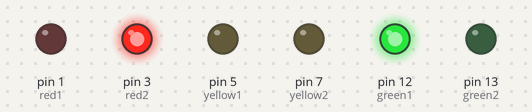
The sketch below on a simulated Arduino Uno, built with avr-gcc and run on an emulated ATmega328P. Shown: output pins drawn as LEDs (lit = HIGH).

Above: at 3.5 s.
At 9.5 s:
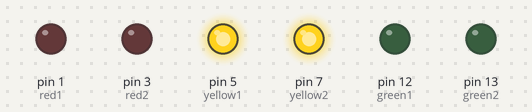
At 14.5 s:
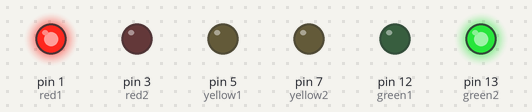
Timing chart, 0 to 22.1 s (numbered marks = the images above):
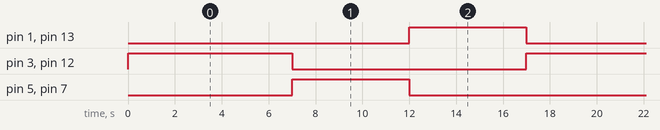

Measured:
- by itself, pin 1 (red1), pin 5 (yellow1), pin 7 (yellow2), pin 13 (green2): alternates HIGH for 5.0 s and LOW for 12.0 s
- by itself, pin 3 (red2), pin 12 (green1): alternates HIGH for 7.0 s and LOW for 10.0 s
- by itself, everything shown: repeats every 17.0 s, in 3 steps

The sketch:

waceke_trial1.ino
```cpp
// C++ code
//
int green1=12;
int green2=13;
int yellow1=5;
int yellow2=7;
int red1=1;
int red2=3;
void setup()
{
  pinMode(green1, OUTPUT);
  pinMode(green2, OUTPUT);
  pinMode(yellow1, OUTPUT);
  pinMode(yellow2, OUTPUT);
  pinMode(red1, OUTPUT);
  pinMode(red2, OUTPUT);
}

void loop()
{
digitalWrite(green1,HIGH);
digitalWrite(red2,HIGH);
digitalWrite(yellow1,LOW);
digitalWrite(yellow2,LOW);
digitalWrite(green2,LOW);
digitalWrite(red1,LOW);
delay(7000);


digitalWrite(green1,LOW);
digitalWrite(red2,LOW);
digitalWrite(yellow1,HIGH);
digitalWrite(yellow2,HIGH);
digitalWrite(green2,LOW);
digitalWrite(red1,LOW);
delay(5000);


digitalWrite(green1,LOW);
digitalWrite(red2,LOW);
digitalWrite(yellow1,LOW);
digitalWrite(yellow2,LOW);
digitalWrite(green2,HIGH);
digitalWrite(red1,HIGH);
delay(5000);
}
```
